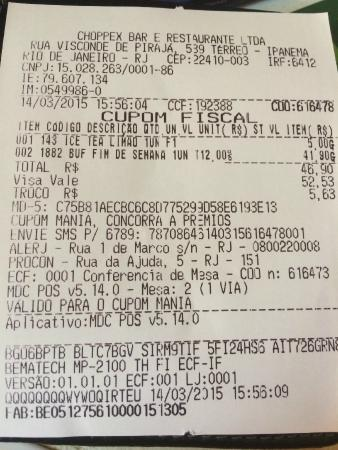
#> input picture reconizer-cupom-fiscal/text-reader/images/photograph.jpg, 338 x 450 px
$ python main.py
#> lines starting #> are read from the running program, lines starting #| are printed output that depends on the picture; after the words box and inside, x2 and y2 are one past the last pixel; in counts of white or black regions, pixels touching at a corner belong together
import pytesseract as ocr
import numpy as np
import cv2

from PIL import Image


imagem = Image.open('images/photograph.jpg')
#> imagem is the input picture: PIL image 338x450 RGB; mean R, G, B 184.6, 178.1, 166.3

npimagem = np.asarray(imagem).astype(np.uint8)

npimagem[:, :, 0] = 0
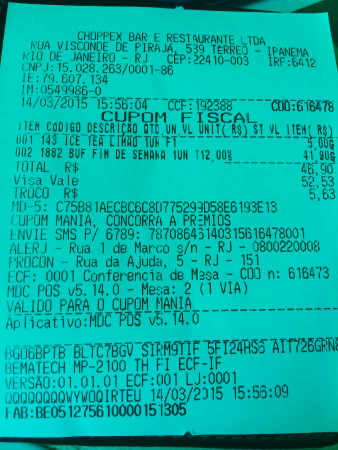
#> npimagem: shape (450, 338, 3); mean R, G, B 0, 178.1, 166.3
npimagem[:, :, 2] = 0
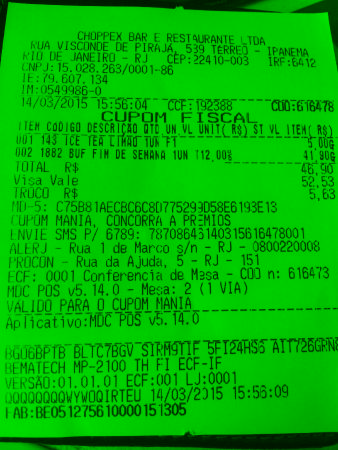
#> npimagem: shape (450, 338, 3); mean R, G, B 0, 178.1, 0

im = cv2.cvtColor(npimagem, cv2.COLOR_RGB2GRAY)
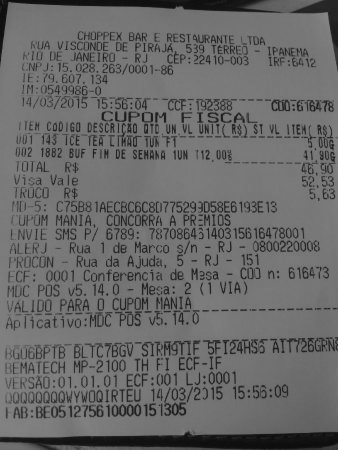
#> im: shape (450, 338); min 9, max 141, mean 104.5

ret, thresh = cv2.threshold(im, 127, 255, cv2.THRESH_BINARY | cv2.THRESH_OTSU)
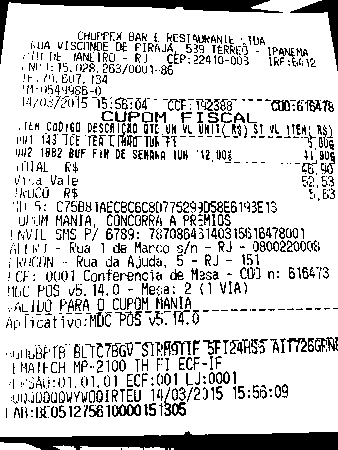
#> thresh: shape (450, 338); 82.4% white; 1053 black regions (645 under 20 px), largest, box (x1, y1, x2, y2) and area: (0, 431, 338, 450) 4533, (0, 0, 283, 64) 2253, (290, 0, 338, 71) 742
#> ret = 83

binimagem = Image.fromarray(thresh)

#> (the run stopped early here; a loop or call above may not have finished)
